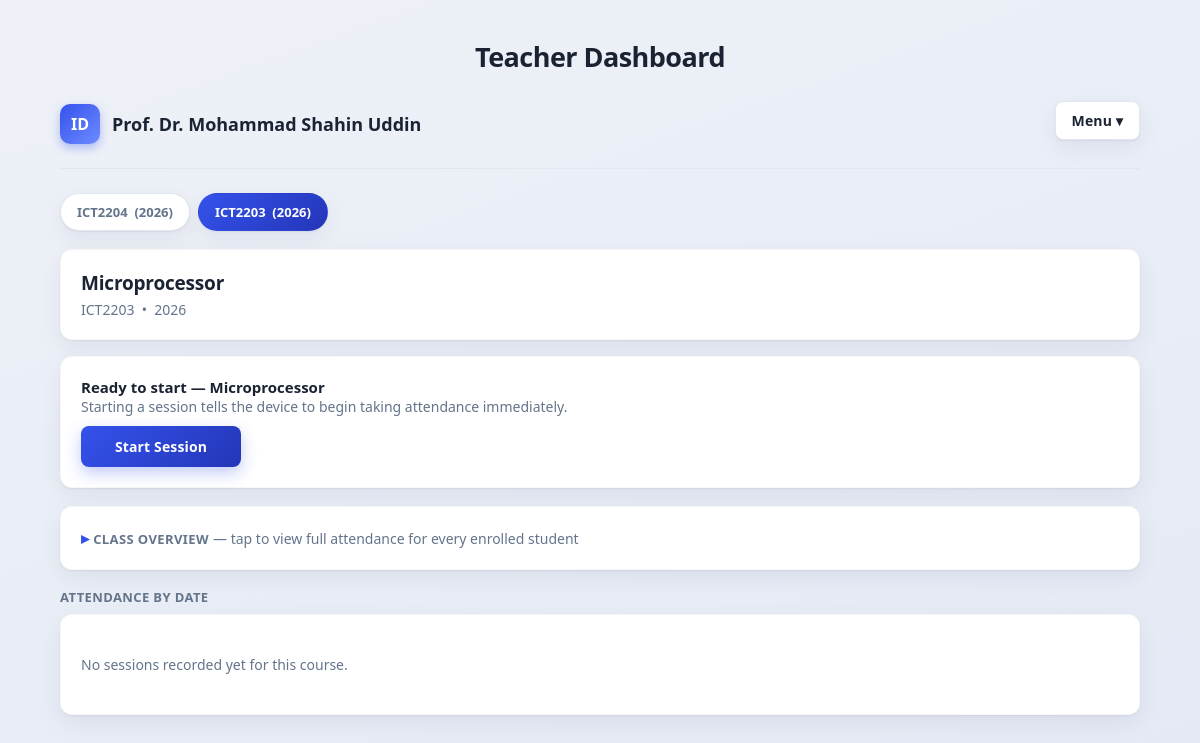
/teacher/dashboard?offering_id=1 (signed in), run on the app's committed database.
### tables this page shows
CREATE TABLE "CourseOfferings"(
        offering_id INTEGER PRIMARY KEY AUTOINCREMENT,
        course_code TEXT NOT NULL,
        academic_year INTEGER NOT NULL,
        assigned_teacher_id TEXT, archived INTEGER NOT NULL DEFAULT 0,
        FOREIGN KEY(course_code) REFERENCES Courses(course_code),
        FOREIGN KEY(assigned_teacher_id) REFERENCES Teachers(teacher_id),
        UNIQUE(course_code, academic_year)
    );

CREATE TABLE Courses(

course_code TEXT PRIMARY KEY,

course_name TEXT,

semester INTEGER

, credits INTEGER NOT NULL DEFAULT 0, credit REAL);

### ui.py (the view, shortened to what this page needs)
@ui_bp.route("/teacher/dashboard")
@login_required(role="teacher")
def teacher_dashboard():
    teacher_id = session.get("teacher_id")
    selected_offering_id = request.args.get("offering_id", "").strip()
    conn = get_connection()
    cur = conn.cursor()
    cur.execute(
        """
        SELECT
            CourseOfferings.offering_id,
            CourseOfferings.course_code,
            Courses.course_name,
            Courses.credit,
            CourseOfferings.academic_year
        FROM CourseOfferings
        JOIN Courses ON CourseOfferings.course_code = Courses.course_code
        WHERE CourseOfferings.assigned_teacher_id = ?
          AND CourseOfferings.offering_id NOT IN (SELECT offering_id FROM ArchivedOfferings)
        ORDER BY CourseOfferings.academic_year DESC, CourseOfferings.offering_id DESC
        """,
        (teacher_id,),
    )
    offerings = cur.fetchall()
    cur.execute(
        """
        SELECT
            CourseOfferings.offering_id,
            CourseOfferings.course_code,
            Courses.course_name,
            CourseOfferings.academic_year,
            ArchivedOfferings.archived_at
        FROM ArchivedOfferings
        JOIN CourseOfferings ON CourseOfferings.offering_id = ArchivedOfferings.offering_id
        JOIN Courses ON Courses.course_code = CourseOfferings.course_code
        WHERE CourseOfferings.assigned_teacher_id = ?
        ORDER BY ArchivedOfferings.archived_at DESC
        """,
        (teacher_id,),
    )
    archived_offerings = cur.fetchall()
    offering_ids = [str(row["offering_id"]) for row in offerings]
    if selected_offering_id not in offering_ids and offering_ids:
        selected_offering_id = offering_ids[0]
    elif not offering_ids:
        selected_offering_id = ""
    selected_offering = next(
        (o for o in offerings if str(o["offering_id"]) == selected_offering_id), None
    )
    sessions_data = []
    roster = []
    if selected_offering_id in offering_ids:
        cur.execute(
            """
            SELECT session_id, date, start_time, end_time, status
            FROM Sessions
            WHERE offering_id = ?
            ORDER BY date DESC, start_time DESC
            """,
            (selected_offering_id,),
        )
        sessions = cur.fetchall()
        cur.execute(
            """
            SELECT
                Students.student_id,
                Students.name,
                Sessions.session_id,
                COALESCE(Attendance.status, 'Absent') AS status
            FROM Enrollments
            JOIN Students ON Students.student_id = Enrollments.student_id
            LEFT JOIN Sessions ON Sessions.offering_id = Enrollments.offering_id
            LEFT JOIN Attendance
                ON Attendance.student_id = Enrollments.student_id
                AND Attendance.session_id = Sessions.session_id
            WHERE Enrollments.offering_id = ?
              AND Enrollments.status = 'Active'
            ORDER BY Students.name
            """,
            (selected_offering_id,),
        )
        roster_rows = cur.fetchall()
        roster_by_student = {}
        for row in roster_rows:
            key = row["student_id"]
            entry = roster_by_student.setdefault(
                key,
                {
                    "student_id": row["student_id"],
                    "name": row["name"],
                    "present": 0,
                    "absent": 0,
                    "total": 0,
                },
            )
            if row["session_id"] is None:
                continue
            entry["total"] += 1
            if row["status"] == "Present":
                entry["present"] += 1
            else:
                entry["absent"] += 1
        for entry in roster_by_student.values():
            if entry["total"] == 0:
                entry["percentage"] = None
                entry["level"] = "none"
            roster.append(entry)
        roster.sort(key=lambda e: e["name"])
    cur.execute(
        """
        SELECT
            Sessions.session_id,
            Sessions.offering_id,
            CourseOfferings.course_code
        FROM Sessions
        JOIN CourseOfferings ON CourseOfferings.offering_id = Sessions.offering_id
        WHERE Sessions.status = 'Open'
        ORDER BY Sessions.session_id DESC
        LIMIT 1
        """
    )
    global_open = cur.fetchone()
    conn.close()
    open_session_here = bool(
        global_open and str(global_open["offering_id"]) == str(selected_offering_id)
    )
    open_elsewhere_course_code = None
    if global_open and not open_session_here:
        open_elsewhere_course_code = global_open["course_code"]
    return render_template(
        "teacher_dashboard.html",
        teacher_name=session.get("teacher_name"),
        offerings=offerings,
        archived_offerings=archived_offerings,
        selected_offering_id=selected_offering_id,
        selected_offering=selected_offering,
        sessions_data=sessions_data,
        roster=roster,
        open_session_here=open_session_here,
        open_elsewhere_course_code=open_elsewhere_course_code,
    )

### templates/teacher_dashboard.html (shortened to what this page needs)
<!doctype html>
<html lang="en">
<head>
  <link rel="stylesheet" href="{{ url_for('static', filename='styles.css') }}" />
</head>
<body>
  <div class="container">
    <h1 class="page-title">Teacher Dashboard</h1>
    <div class="top">
      <div class="brand">
        <div class="brand-mark">ID</div>
        <p class="teacher-name">{{ teacher_name }}</p>
      </div>
      <div class="menu-wrap">
        <button type="button" class="logout-btn" onclick="toggleMenu()">Menu ▾</button>
      </div>
    </div>
    {% if offerings %}
    <div class="tab-bar">
      {% for offering in offerings %}
        <a class="tab-link {% if selected_offering_id == offering['offering_id']|string %}active{% endif %}"
           href="{{ url_for('ui.teacher_dashboard', offering_id=offering['offering_id']) }}">
          {{ offering['course_code'] }} &nbsp;({{ offering['academic_year'] }})
        </a>
      {% endfor %}
    </div>
    <div class="card course-header-card">
      <p class="course-header-title">{{ selected_offering['course_name'] }}</p>
      <p class="hint" style="margin:0;">
        {{ selected_offering['course_code'] }} &nbsp;•&nbsp; {{ selected_offering['academic_year'] }}
      </p>
    </div>
    <div class="card session-control">
      {% if open_session_here %}
        <div class="session-control-row">
          <span class="live-dot"></span>
          <div>
            <p class="session-control-title">Session is live on the device</p>
            <p class="hint" style="margin:0;">The ESP32 is currently accepting scans for this course.</p>
          </div>
        </div>
        <div class="session-control-actions">
          <form method="post" action="{{ url_for('ui.stop_session_remote') }}">
            <input type="hidden" name="offering_id" value="{{ selected_offering_id }}" />
            <button type="submit" class="btn-danger">End Session</button>
          </form>
          <form method="post" action="{{ url_for('ui.cancel_session_remote') }}"
                onsubmit="return confirm('Cancel this session? All scans taken during it will be permanently deleted and it will NOT count as a held class.');">
            <input type="hidden" name="offering_id" value="{{ selected_offering_id }}" />
            <button type="submit" class="btn-ghost-danger">Cancel Session</button>
          </form>
        </div>
        <p class="hint" style="margin:10px 0 0;">
          <strong>End</strong> closes the session and keeps it in attendance records. <strong>Cancel</strong> discards it completely — no readings, no record.
        </p>
      {% elif open_elsewhere_course_code %}
        <p class="session-control-title">Device busy</p>
        <p class="hint" style="margin:0 0 10px;">
          A session is currently running for {{ open_elsewhere_course_code }}. End that one before starting this course.
        </p>
        <button type="button" disabled>Start Session</button>
      {% else %}
        <p class="session-control-title">Ready to start — <strong>{{ selected_offering['course_name'] }}</strong></p>
        <p class="hint" style="margin:0 0 10px;">Starting a session tells the device to begin taking attendance immediately.</p>
        <form method="post" action="{{ url_for('ui.start_session_remote') }}">
          <button type="submit">Start Session</button>
        </form>
      {% endif %}
    </div>
    <div class="card" style="margin-bottom:18px;">
      <details class="overview-toggle">
        <summary>
          <span class="section-title" style="margin:0; display:inline;">Class Overview</span>
          <span class="hint">— tap to view full attendance for every enrolled student</span>
        </summary>
      </details>
    </div>
    <div class="section-title">Attendance by Date</div>
    {% if sessions_data %}
      {% for s in sessions_data %}
      <div class="card session-card">
        <div class="session-head">
          <div>
            <p class="session-date">{{ s.date }}</p>
            <p class="session-time">{{ s.start_time }} – {{ s.end_time }} &nbsp;•&nbsp; Session {{ s.session_id }} &nbsp;•&nbsp; {{ s.status }}</p>
          </div>
          <div style="display:flex; gap:8px;">
            <span class="count-pill count-present">{{ s.present_count }} Present</span>
            <span class="count-pill count-absent">{{ s.absent_count }} Absent</span>
          </div>
        </div>
        <details class="session-list">
          <summary></summary>
          <div class="grid grid-2" style="margin-top:12px;">
            <div>
              <p class="section-title" style="margin-top:0;">Present ({{ s.present_count }})</p>
              {% if s.present_students %}
              <table>
                <thead>
                  <tr><th>ID</th><th>Name</th><th>Scan Time</th></tr>
                </thead>
                <tbody>
                  {% for student in s.present_students %}
                  <tr>
                    <td>{{ student.student_id }}</td>
                    <td>{{ student.name }}</td>
                    <td>{{ student.scan_time }}</td>
                  </tr>
                  {% endfor %}
                </tbody>
              </table>
              {% else %}
              <p class="empty-note">No students present.</p>
              {% endif %}
            </div>
            <div>
              <p class="section-title" style="margin-top:0;">Absent ({{ s.absent_count }})</p>
              {% if s.absent_students %}
              <table>
                <thead>
                  <tr><th>ID</th><th>Name</th></tr>
                </thead>
                <tbody>
                  {% for student in s.absent_students %}
                  <tr>
                    <td>{{ student.student_id }}</td>
                    <td>{{ student.name }}</td>
                  </tr>
                  {% endfor %}
                </tbody>
              </table>
              {% if s.status == 'Closed' %}
              <form method="post" action="{{ url_for('ui.notify_absentees', session_id=s.session_id) }}" style="margin-top:10px;">
                <button type="submit" class="btn-ghost-danger" style="width:auto; min-width:0; padding:6px 12px; font-size:12px;">Resend Absence Emails</button>
              </form>
              <p class="hint" style="margin:6px 0 0;">Absence emails are sent automatically when a session ends. Use this only to resend.</p>
              {% endif %}
              {% else %}
              <p class="empty-note">No students absent.</p>
              {% endif %}
            </div>
          </div>
        </details>
      </div>
      {% endfor %}
    {% else %}
      <div class="card">
        <p class="empty-note">No sessions recorded yet for this course.</p>
      </div>
    {% endif %}
    {% else %}
    <div class="card">
      <p class="empty-note">No course offerings are assigned to you yet.</p>
    </div>
    {% endif %}
  </div>
</body>
</html>

### data on the page
CourseOfferings: course_code "ICT2204", academic_year "2026"
CourseOfferings: course_code "ICT2203", academic_year "2026"
Courses: course_name "Microprocessor"

### other printed values
{{ teacher_name }} "Prof. Dr. Mohammad Shahin Uddin"
